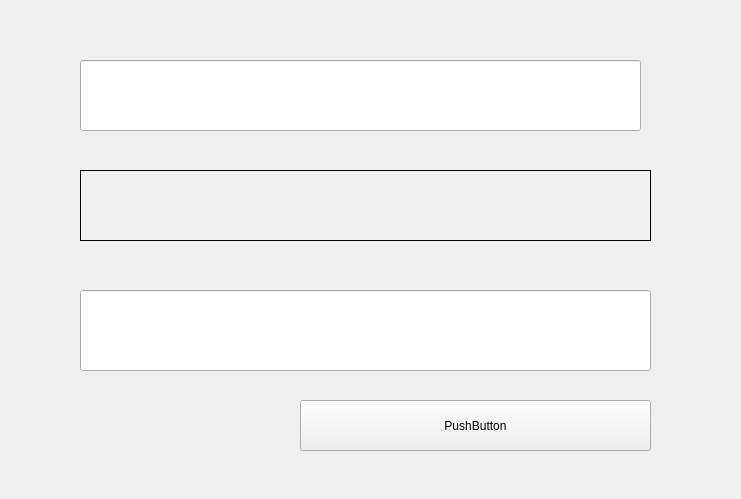
<?xml version="1.0" encoding="UTF-8"?>
<ui version="4.0">
 <class>Widget</class>
 <widget class="QWidget" name="Widget">
  <property name="geometry">
   <rect>
    <x>0</x>
    <y>0</y>
    <width>741</width>
    <height>499</height>
   </rect>
  </property>
  <property name="windowTitle">
   <string>Widget</string>
  </property>
  <widget class="QLineEdit" name="lineEdit">
   <property name="geometry">
    <rect>
     <x>80</x>
     <y>60</y>
     <width>561</width>
     <height>71</height>
    </rect>
   </property>
  </widget>
  <widget class="QLabel" name="label">
   <property name="geometry">
    <rect>
     <x>80</x>
     <y>170</y>
     <width>571</width>
     <height>71</height>
    </rect>
   </property>
   <property name="frameShape">
    <enum>QFrame::Box</enum>
   </property>
   <property name="text">
    <string/>
   </property>
  </widget>
  <widget class="QLineEdit" name="lineEdit_2">
   <property name="geometry">
    <rect>
     <x>80</x>
     <y>290</y>
     <width>571</width>
     <height>81</height>
    </rect>
   </property>
  </widget>
  <widget class="QPushButton" name="pushButton">
   <property name="geometry">
    <rect>
     <x>300</x>
     <y>400</y>
     <width>351</width>
     <height>51</height>
    </rect>
   </property>
   <property name="text">
    <string>PushButton</string>
   </property>
  </widget>
 </widget>
 <layoutdefault spacing="6" margin="11"/>
 <resources/>
 <connections>
  <connection>
   <sender>lineEdit</sender>
   <signal>textChanged(QString)</signal>
   <receiver>label</receiver>
   <slot>setText(QString)</slot>
   <hints>
    <hint type="sourcelabel">
     <x>397</x>
     <y>127</y>
    </hint>
    <hint type="destinationlabel">
     <x>396</x>
     <y>177</y>
    </hint>
   </hints>
  </connection>
  <connection>
   <sender>lineEdit</sender>
   <signal>textChanged(QString)</signal>
   <receiver>lineEdit_2</receiver>
   <slot>setText(QString)</slot>
   <hints>
    <hint type="sourcelabel">
     <x>259</x>
     <y>104</y>
    </hint>
    <hint type="destinationlabel">
     <x>265</x>
     <y>358</y>
    </hint>
   </hints>
  </connection>
  <connection>
   <sender>pushButton</sender>
   <signal>clicked()</signal>
   <receiver>lineEdit_2</receiver>
   <slot>clear()</slot>
   <hints>
    <hint type="sourcelabel">
     <x>588</x>
     <y>406</y>
    </hint>
    <hint type="destinationlabel">
     <x>588</x>
     <y>364</y>
    </hint>
   </hints>
  </connection>
  <connection>
   <sender>pushButton</sender>
   <signal>clicked()</signal>
   <receiver>lineEdit</receiver>
   <slot>selectAll()</slot>
   <hints>
    <hint type="sourcelabel">
     <x>479</x>
     <y>404</y>
    </hint>
    <hint type="destinationlabel">
     <x>486</x>
     <y>121</y>
    </hint>
   </hints>
  </connection>
 </connections>
</ui>
